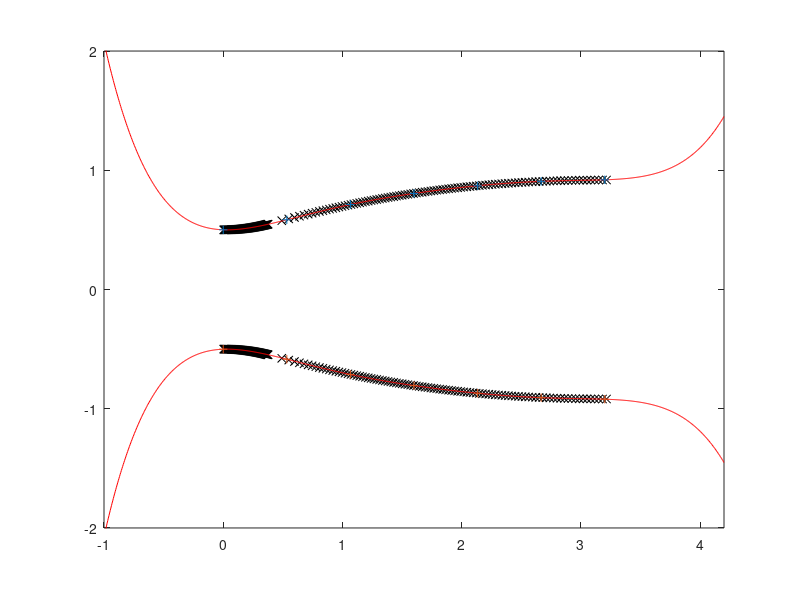

Source code (MATLAB):

%%%%%%%%%%%%%%%%%%%%%%%%%%%%%%%%%%%%%%%%%%%%%%%%%%%%%%%%%%%%%%%%%%%%%%%%%%%%%
%this program takes a discrete nozzle geometry with radius over z-axis and
%approximates by a monomial polynomial

% discrete r-z profile of the boundary
fileID = fopen('boundary_coords.dat','r');
A =fscanf(fileID,'%f %f',[2 Inf]);
Nin=size(A,1);
zdata=A(1,:);
rdata=A(2,:);



%number of points for plotting
Np=1000; 

%number of coefficients for the polynomial expansion
ncoefs=7

%zmin, zmax (should be close to input data!)
zmin=0.
zmax=3.2

%%%%%%%%%%%%%%%%%%%%%%%%%%%%%%%%%%%%%%%%%%%%%%%%%%%%%%%%%%%%%%%%%%%%%%

z_plot=linspace(zmin-1,zmax+1,Np);

%interpolate r-z-profile
r_coefs=polyfit(zdata,rdata,ncoefs-1);


r_fit=polyval(r_coefs,z_plot);



%plot(zdata,rdata,'kx',z_plot,r_fit,'b');

maxerr=max(abs(rdata-polyval(r_coefs,zdata)));

%flip polynomial coefficients to smallest exponent first
r_coefs_flip=fliplr(r_coefs);

% %improved interpolation with shift (X-MU(1))/MU(2)
% [r_coefs2,s,mu]=polyfit(zdata,rdata,ncoefs-1);
% 
% r_fit2=polyval(r_coefs,z_plot,s,mu);
% 
% maxerr2=max(abs(rdata-polyval(r_coefs2,zdata,s,mu)));
% 
% %flip polynomial coefficients to smallest exponent first
% r_coefs2_flip=fliplr(r_coefs2);

%OUTPUT
fprintf('==== OUTPUT ==== \n');

fprintf('Max. error on input points  %21.15E \n \n',maxerr);

fprintf('==== PROFILE COEFFICIENTS ==== \n');
fprintf('!R_COEFS (MONOMIAL, zero exponent first): \n');

for i=1:ncoefs
  if(mod(i,4)==0)
    fprintf('\n');
  end
  fprintf('  %21.15E',r_coefs_flip(i));
end
fprintf('\n');
fprintf('!Z-pos (Eq.dist. points): \n');
zIP=linspace(zmin,zmax,ncoefs);
rIP=polyval(r_coefs,zIP);
for i=1:ncoefs
  if(mod(i,4)==0)
    fprintf('\n');
  end
  fprintf('  %21.15E',zIP(i));
end
fprintf('\n');
fprintf('\n');
fprintf('!R-pos (Eq.dist. points): \n');
for i=1:ncoefs
  if(mod(i,4)==0)
    fprintf('\n');
  end
  fprintf('  %21.15E',rIP(i));
end
fprintf('\n');

fprintf('!FORTRAN EVALUATION: \n');
fprintf('rz=');
for i=1:ncoefs
   fprintf('(');
end
fprintf(' %21.15E',r_coefs(1));
for i=2:ncoefs
  if(mod(i,4)==0)
    fprintf(' & \n  ');
  end
  fprintf(')*z + %21.15E',r_coefs(i));
end
fprintf(')\n');


 icheck=0*z_plot+r_coefs_flip(1);
 z_exp=z_plot;
 for i=2:ncoefs
     icheck = icheck+r_coefs_flip(i)*z_exp;
     z_exp=z_exp.*z_plot;
 end
 plot(zdata,rdata,'kx',z_plot,icheck,'r',zIP,rIP,'+');
 hold on;
 plot(zdata,-rdata,'kx',z_plot,-icheck,'r',zIP,-rIP,'+');
 axis([zmin-1 zmax+1 -2 2]);
 axis equal;
 hold off;